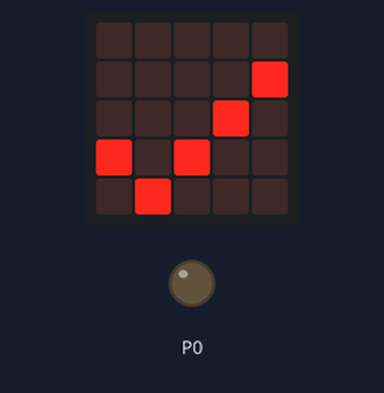
Bench run of a program on a simulated BBC micro:bit (MakeCode). Shown: the board's 5×5 LED display, output pins drawn as LEDs (lit = HIGH).

Above: at 0.1 s.
At 1.2 s:
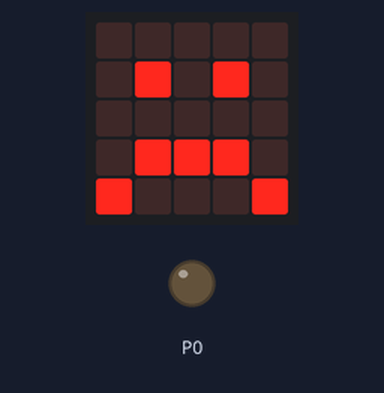

The program:

main.ts
```typescript
let fugt = 0
basic.showIcon(IconNames.Yes)
basic.pause(500)
basic.clearScreen()
basic.forever(function () {
    pins.analogWritePin(AnalogPin.P0, fugt)
    if (fugt > 400) {
        basic.showIcon(IconNames.Happy)
    } else {
        basic.showIcon(IconNames.Sad)
    }
})
```

test.ts
```typescript
// test ender her, dette bliver ikke kompileret, når denne pakke bruges som en udvidelse.
```
